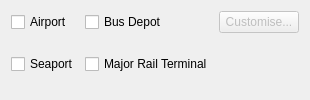
                 <widget class="QWidget" name="othertrans_info_wdg" native="true">
                  <property name="sizePolicy">
                   <sizepolicy hsizetype="Preferred" vsizetype="Preferred">
                    <horstretch>0</horstretch>
                    <verstretch>0</verstretch>
                   </sizepolicy>
                  </property>
                  <property name="minimumSize">
                   <size>
                    <width>0</width>
                    <height>0</height>
                   </size>
                  </property>
                  <property name="maximumSize">
                   <size>
                    <width>16777215</width>
                    <height>16777215</height>
                   </size>
                  </property>
                  <layout class="QGridLayout" name="gridLayout_21">
                   <item row="1" column="0">
                    <widget class="QCheckBox" name="trans_airport">
                     <property name="text">
                      <string>Airport</string>
                     </property>
                    </widget>
                   </item>
                   <item row="1" column="1">
                    <widget class="QCheckBox" name="trans_busdepot">
                     <property name="text">
                      <string>Bus Depot</string>
                     </property>
                    </widget>
                   </item>
                   <item row="2" column="1">
                    <widget class="QCheckBox" name="trans_railterminal">
                     <property name="text">
                      <string>Major Rail Terminal</string>
                     </property>
                    </widget>
                   </item>
                   <item row="2" column="0">
                    <widget class="QCheckBox" name="trans_seaport">
                     <property name="text">
                      <string>Seaport</string>
                     </property>
                    </widget>
                   </item>
                   <item row="1" column="2">
                    <widget class="QPushButton" name="trans_customise">
                     <property name="enabled">
                      <bool>false</bool>
                     </property>
                     <property name="maximumSize">
                      <size>
                       <width>100</width>
                       <height>16777215</height>
                      </size>
                     </property>
                     <property name="text">
                      <string>Customise...</string>
                     </property>
                    </widget>
                   </item>
                   <item row="2" column="2">
                    <spacer name="verticalSpacer_14">
                     <property name="orientation">
                      <enum>Qt::Vertical</enum>
                     </property>
                     <property name="sizeHint" stdset="0">
                      <size>
                       <width>20</width>
                       <height>23</height>
                      </size>
                     </property>
                    </spacer>
                   </item>
                  </layout>
                 </widget>
